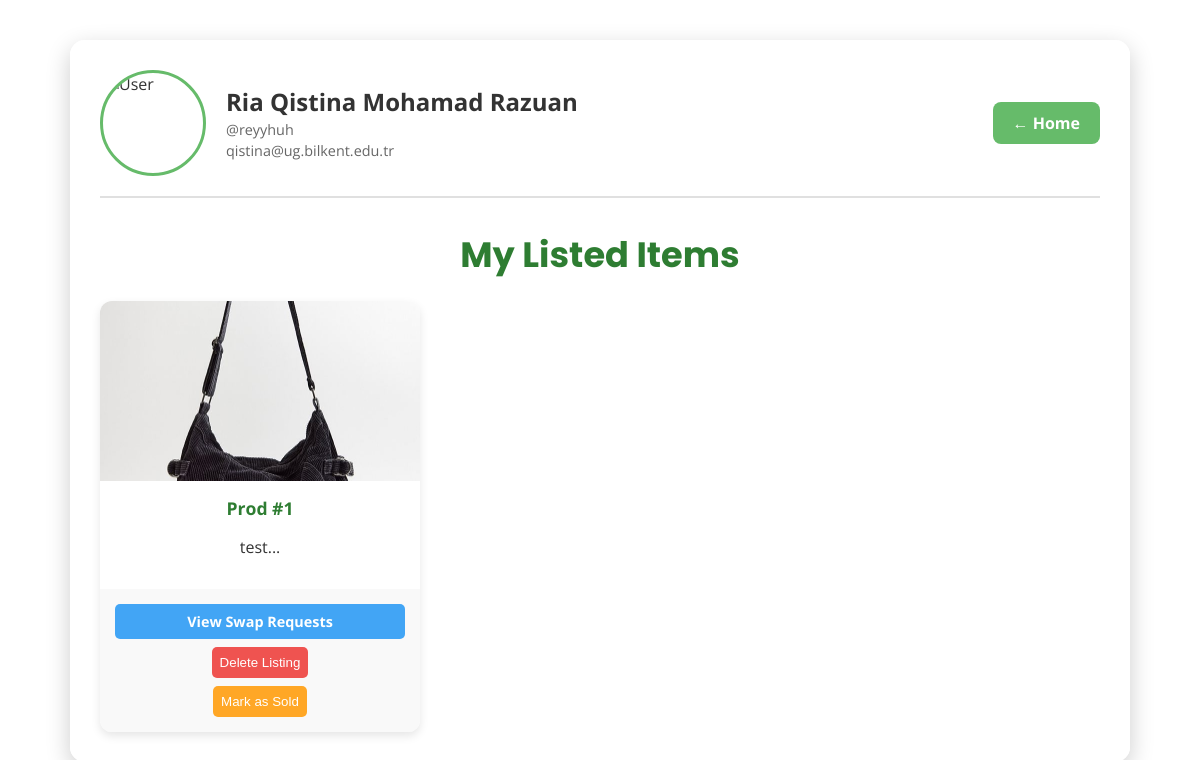
The page /profile (signed in) on the database its author committed.
### db_models.py (models this page shows, shortened)
class User(db.Model, UserMixin):
    id = db.Column(db.Integer, primary_key=True)
    full_name = db.Column(db.String(150), nullable=False)
    username = db.Column(db.String(50), nullable=False)
    email = db.Column(db.String(100), unique=True, nullable=False)
    password = db.Column(db.String(100), nullable=False)
    is_admin = db.Column(db.Boolean, default=False)
    products = db.relationship('Product',back_populates='seller',foreign_keys='Product.user_id')
    swapped_items = db.relationship('Product',foreign_keys='Product.buyer_id')
    sent_messages = db.relationship('Message', foreign_keys='Message.sender_id', backref='sender', lazy=True)
    received_messages = db.relationship('Message', foreign_keys='Message.receiver_id', backref='receiver', lazy=True)

class Product(db.Model):
    id = db.Column(db.Integer, primary_key=True)
    title = db.Column(db.String(100), nullable=False)
    description = db.Column(db.Text, nullable=False)
    image_filename = db.Column(db.String(200))
    swap_option = db.Column(db.Boolean, default=False)
    user_id = db.Column(db.Integer, db.ForeignKey('user.id'), nullable=False)
    seller = db.relationship('User', back_populates='products', foreign_keys=[user_id])
    buyer_id = db.Column(db.Integer, db.ForeignKey('user.id', name='fk_buyer_user'), nullable=True)
    buyer = db.relationship('User', backref="swapped items", foreign_keys=[buyer_id], overlaps="swapped items")
    sold = db.Column(db.Boolean, default=False)
    quality_level = db.Column(db.String(50), nullable=False, default='Good')
    requests= db.relationship('Message', backref='product', lazy=True)

### app.py (the view)
@app.route('/profile')
@login_required
def profile():
    user_products = Product.query.filter_by(user_id=current_user.id).all()
    return render_template('profile.html', products=user_products)

### app.py (called while the page is built)
@login_manager.user_loader
def load_user(user_id):
    return User.query.get(int(user_id))

@app.context_processor
def inject_notifications():
    if current_user.is_authenticated:
        unread_msg_count = Message.query.filter_by(receiver_id=current_user.id).count()
        swap_req_count = db.session.query(Message).join(Product).filter(
            Product.user_id == current_user.id,
            Message.product_id != None
        ).count()
        return dict(unread_count=unread_msg_count, swap_count=swap_req_count)
    return dict(unread_count=0, swap_count=0)

### templates/profile.html (shortened to what this page needs)
<!DOCTYPE html>
<html lang="en">
<head>
</head>
<body>
  <div class="container">
    <div class="profile-header">
      <div class="profile-info">
        <img src="{{ url_for('static', filename='uploads/default-avatar.jpg') }}" alt="User">
        <div class="profile-details">
          <h2>{{ current_user.full_name }}</h2>
          <p>@{{ current_user.username }}</p>
          <p>{{ current_user.email }}</p>
        </div>
      </div>
      <a href="{{ url_for('home') }}" class="back-button">← Home</a>
    </div>
    <h1>My Listed Items</h1>
    {% if products %}
      <div class="listing-container">
        {% for product in products %}
          <div class="card">
            <img src="{{ url_for('static', filename='uploads/' + product.image_filename) if product.image_filename else url_for('static', filename='uploads/default.jpg') }}">
            <div class="card-content">
              <div class="card-title">{{ product.title }}</div>
              <p class="card-desc">{{ product.description[:60] }}...</p>
            </div>
            <div class="btn-group">
              {% if not product.sold %}
                <div class="btn-wrapper">
                  <a href="{{ url_for('orders_for_product', product_id=product.id) }}" class="view-orders-btn">
                    View Swap Requests
                  </a>
                </div>
                <form action="{{ url_for('delete_product', product_id=product.id) }}" method="POST">
                  <button class="delete-btn" type="submit" onclick="return confirm('Delete this item?')">Delete Listing</button>
                </form>
              {% endif %}
              <form method="POST" action="{{ url_for('toggle_sold', product_id=product.id) }}">
                <button type="submit" class="toggle-sold-btn">
                  {{ 'Relist Item' if product.sold else 'Mark as Sold' }}
                </button>
              </form>
            </div>
          </div>
        {% endfor %}
      </div>
    {% else %}
      <div class="empty-state">
        <p>You haven't listed any items for swap yet.</p>
        <a href="{{ url_for('add_product') }}" class="back-button">Add Your First Product</a>
      </div>
    {% endif %}
  </div>
</body>
</html>

### rows shown on the page
User: full_name "Ria Qistina Mohamad Razuan", username "reyyhuh", email "qistina@ug.bilkent.edu.tr"
Product: image_filename (picture), title "Prod #1", description "test", sold "Mark as Sold"
